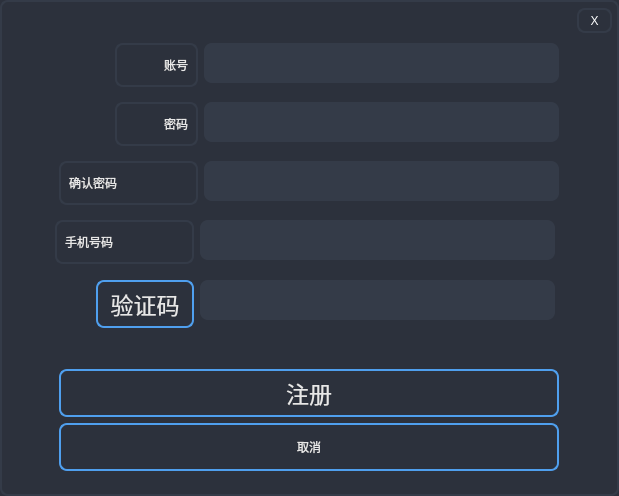
<?xml version="1.0" encoding="UTF-8"?>
<ui version="4.0">
 <class>Form</class>
 <widget class="QWidget" name="Form">
  <property name="geometry">
   <rect>
    <x>0</x>
    <y>0</y>
    <width>619</width>
    <height>496</height>
   </rect>
  </property>
  <property name="windowTitle">
   <string>注册</string>
  </property>
  <property name="autoFillBackground">
   <bool>false</bool>
  </property>
  <property name="styleSheet">
   <string notr="true">QWidget {background-color: rgb(44,49,60);
border-radius: 8px;
border: 2px solid #343b48;}</string>
  </property>
  <widget class="QLabel" name="label_3">
   <property name="geometry">
    <rect>
     <x>115</x>
     <y>102</y>
     <width>83</width>
     <height>44</height>
    </rect>
   </property>
   <property name="styleSheet">
    <string notr="true">color: rgb(231, 231, 231);
font: 17pt &quot;Verdana&quot;;
padding: 5px;
border-radius: 8px;
opacity: 200;</string>
   </property>
   <property name="text">
    <string>密码</string>
   </property>
   <property name="alignment">
    <set>Qt::AlignRight|Qt::AlignTrailing|Qt::AlignVCenter</set>
   </property>
  </widget>
  <widget class="QLineEdit" name="lineEditPasswd_2">
   <property name="geometry">
    <rect>
     <x>204</x>
     <y>161</y>
     <width>355</width>
     <height>40</height>
    </rect>
   </property>
   <property name="minimumSize">
    <size>
     <width>0</width>
     <height>40</height>
    </size>
   </property>
   <property name="styleSheet">
    <string notr="true">QLineEdit {
      color: rgb(220,225,236);
      font: 15pt &quot;Verdana&quot;;
      border: None;
      border-bottom-color: white;
      border-radius: 8px;
      padding: 0 8px;
      background: rgb(52,59,72);
      selection-background-color: darkgray;
}</string>
   </property>
   <property name="inputMethodHints">
    <set>Qt::ImhNoAutoUppercase|Qt::ImhNoPredictiveText|Qt::ImhSensitiveData</set>
   </property>
   <property name="echoMode">
    <enum>QLineEdit::PasswordEchoOnEdit</enum>
   </property>
  </widget>
  <widget class="QLabel" name="label_4">
   <property name="geometry">
    <rect>
     <x>59</x>
     <y>161</y>
     <width>139</width>
     <height>44</height>
    </rect>
   </property>
   <property name="styleSheet">
    <string notr="true">color: rgb(231, 231, 231);
font: 17pt &quot;Verdana&quot;;
padding: 5px;
border-radius: 8px;
opacity: 200;</string>
   </property>
   <property name="text">
    <string>确认密码</string>
   </property>
  </widget>
  <widget class="QLineEdit" name="lineEditVerify">
   <property name="geometry">
    <rect>
     <x>200</x>
     <y>280</y>
     <width>355</width>
     <height>40</height>
    </rect>
   </property>
   <property name="minimumSize">
    <size>
     <width>0</width>
     <height>40</height>
    </size>
   </property>
   <property name="styleSheet">
    <string notr="true">QLineEdit {
      color: rgb(220,225,236);
      font: 15pt &quot;Verdana&quot;;
      border: None;
      border-bottom-color: white;
      border-radius: 8px;
      padding: 0 8px;
      background: rgb(52,59,72);
      selection-background-color: darkgray;
}</string>
   </property>
  </widget>
  <widget class="QPushButton" name="pushButtonRegister">
   <property name="geometry">
    <rect>
     <x>59</x>
     <y>369</y>
     <width>500</width>
     <height>48</height>
    </rect>
   </property>
   <property name="sizePolicy">
    <sizepolicy hsizetype="Minimum" vsizetype="Fixed">
     <horstretch>0</horstretch>
     <verstretch>0</verstretch>
    </sizepolicy>
   </property>
   <property name="minimumSize">
    <size>
     <width>0</width>
     <height>45</height>
    </size>
   </property>
   <property name="font">
    <font>
     <family>Verdana</family>
     <pointsize>17</pointsize>
     <weight>50</weight>
     <italic>false</italic>
     <bold>false</bold>
     <kerning>true</kerning>
    </font>
   </property>
   <property name="autoFillBackground">
    <bool>false</bool>
   </property>
   <property name="styleSheet">
    <string notr="true">color: rgb(231, 231, 231);
font: 17pt &quot;Verdana&quot;;
border: 2px solid rgb(79,159,238);
padding: 5px;
border-radius: 8px;
opacity: 200;
</string>
   </property>
   <property name="text">
    <string>注册</string>
   </property>
   <property name="autoDefault">
    <bool>false</bool>
   </property>
   <property name="default">
    <bool>false</bool>
   </property>
   <property name="flat">
    <bool>false</bool>
   </property>
  </widget>
  <widget class="QPushButton" name="pushButtonCancel">
   <property name="geometry">
    <rect>
     <x>59</x>
     <y>423</y>
     <width>500</width>
     <height>48</height>
    </rect>
   </property>
   <property name="minimumSize">
    <size>
     <width>0</width>
     <height>45</height>
    </size>
   </property>
   <property name="styleSheet">
    <string notr="true">color: rgb(231, 231, 231);
font: 17pt &quot;Verdana&quot;;
border: 2px solid rgb(79,159,238);
padding: 5px;
border-radius: 8px;
opacity: 200;
</string>
   </property>
   <property name="text">
    <string>取消</string>
   </property>
   <property name="default">
    <bool>false</bool>
   </property>
   <property name="flat">
    <bool>false</bool>
   </property>
  </widget>
  <widget class="QLineEdit" name="lineEditPasswd">
   <property name="geometry">
    <rect>
     <x>204</x>
     <y>102</y>
     <width>355</width>
     <height>40</height>
    </rect>
   </property>
   <property name="minimumSize">
    <size>
     <width>0</width>
     <height>40</height>
    </size>
   </property>
   <property name="styleSheet">
    <string notr="true">QLineEdit {
      color: rgb(220,225,236);
      font: 15pt &quot;Verdana&quot;;
      border: None;
      border-bottom-color: white;
      border-radius: 8px;
      padding: 0 8px;
      background: rgb(52,59,72);
      selection-background-color: darkgray;
}</string>
   </property>
   <property name="echoMode">
    <enum>QLineEdit::PasswordEchoOnEdit</enum>
   </property>
  </widget>
  <widget class="QLineEdit" name="lineEditAccount">
   <property name="geometry">
    <rect>
     <x>204</x>
     <y>43</y>
     <width>355</width>
     <height>40</height>
    </rect>
   </property>
   <property name="minimumSize">
    <size>
     <width>0</width>
     <height>40</height>
    </size>
   </property>
   <property name="styleSheet">
    <string notr="true">QLineEdit {
      color: rgb(220,225,236);
      font: 15pt &quot;Verdana&quot;;
      border: None;
      border-bottom-color: white;
      border-radius: 8px;
      padding: 0 8px;
      background: rgb(52,59,72);
      selection-background-color: darkgray;
}</string>
   </property>
  </widget>
  <widget class="QLabel" name="label_2">
   <property name="geometry">
    <rect>
     <x>115</x>
     <y>43</y>
     <width>83</width>
     <height>44</height>
    </rect>
   </property>
   <property name="styleSheet">
    <string notr="true">color: rgb(231, 231, 231);
font: 17pt &quot;Verdana&quot;;
padding: 5px;
border-radius: 8px;
opacity: 200;</string>
   </property>
   <property name="text">
    <string>账号</string>
   </property>
   <property name="alignment">
    <set>Qt::AlignRight|Qt::AlignTrailing|Qt::AlignVCenter</set>
   </property>
  </widget>
  <widget class="QPushButton" name="pushButtonClose">
   <property name="geometry">
    <rect>
     <x>577</x>
     <y>8</y>
     <width>35</width>
     <height>25</height>
    </rect>
   </property>
   <property name="minimumSize">
    <size>
     <width>35</width>
     <height>25</height>
    </size>
   </property>
   <property name="maximumSize">
    <size>
     <width>35</width>
     <height>25</height>
    </size>
   </property>
   <property name="styleSheet">
    <string notr="true">color: white;
font: 12pt &quot;Arial&quot;;</string>
   </property>
   <property name="text">
    <string>X</string>
   </property>
   <property name="flat">
    <bool>true</bool>
   </property>
  </widget>
  <widget class="QPushButton" name="pushButtonVerify">
   <property name="geometry">
    <rect>
     <x>96</x>
     <y>280</y>
     <width>98</width>
     <height>48</height>
    </rect>
   </property>
   <property name="minimumSize">
    <size>
     <width>0</width>
     <height>45</height>
    </size>
   </property>
   <property name="font">
    <font>
     <family>Verdana</family>
     <pointsize>17</pointsize>
     <weight>50</weight>
     <italic>false</italic>
     <bold>false</bold>
    </font>
   </property>
   <property name="styleSheet">
    <string notr="true">color: rgb(231, 231, 231);
font: 17pt &quot;Verdana&quot;;
border: 2px solid rgb(79,159,238);
padding: 5px;
border-radius: 8px;
opacity: 200;</string>
   </property>
   <property name="text">
    <string>验证码</string>
   </property>
  </widget>
  <widget class="QLineEdit" name="lineEditPhone">
   <property name="geometry">
    <rect>
     <x>200</x>
     <y>220</y>
     <width>355</width>
     <height>40</height>
    </rect>
   </property>
   <property name="minimumSize">
    <size>
     <width>0</width>
     <height>40</height>
    </size>
   </property>
   <property name="styleSheet">
    <string notr="true">QLineEdit {
      color: rgb(220,225,236);
      font: 15pt &quot;Verdana&quot;;
      border: None;
      border-bottom-color: white;
      border-radius: 8px;
      padding: 0 8px;
      background: rgb(52,59,72);
      selection-background-color: darkgray;
}</string>
   </property>
  </widget>
  <widget class="QLabel" name="label_5">
   <property name="geometry">
    <rect>
     <x>55</x>
     <y>220</y>
     <width>139</width>
     <height>44</height>
    </rect>
   </property>
   <property name="styleSheet">
    <string notr="true">color: rgb(231, 231, 231);
font: 17pt &quot;Verdana&quot;;
padding: 5px;
border-radius: 8px;
opacity: 200;</string>
   </property>
   <property name="text">
    <string>手机号码</string>
   </property>
  </widget>
 </widget>
 <tabstops>
  <tabstop>lineEditAccount</tabstop>
  <tabstop>lineEditPasswd</tabstop>
  <tabstop>lineEditPasswd_2</tabstop>
  <tabstop>lineEditPhone</tabstop>
  <tabstop>lineEditVerify</tabstop>
  <tabstop>pushButtonVerify</tabstop>
  <tabstop>pushButtonRegister</tabstop>
  <tabstop>pushButtonCancel</tabstop>
  <tabstop>pushButtonClose</tabstop>
 </tabstops>
 <resources/>
 <connections/>
</ui>
